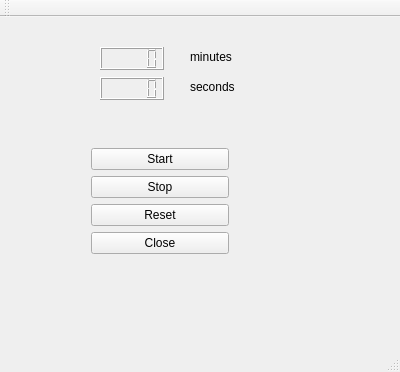
<?xml version="1.0" encoding="UTF-8"?>
<ui version="4.0">
 <class>MainWindow</class>
 <widget class="QMainWindow" name="MainWindow">
  <property name="geometry">
   <rect>
    <x>0</x>
    <y>0</y>
    <width>400</width>
    <height>372</height>
   </rect>
  </property>
  <property name="windowTitle">
   <string>MainWindow</string>
  </property>
  <widget class="QWidget" name="centralWidget">
   <widget class="QLCDNumber" name="lcdNumberMin">
    <property name="geometry">
     <rect>
      <x>100</x>
      <y>30</y>
      <width>64</width>
      <height>23</height>
     </rect>
    </property>
   </widget>
   <widget class="QLCDNumber" name="lcdNumberSec">
    <property name="geometry">
     <rect>
      <x>100</x>
      <y>60</y>
      <width>64</width>
      <height>23</height>
     </rect>
    </property>
   </widget>
   <widget class="QLabel" name="label">
    <property name="geometry">
     <rect>
      <x>190</x>
      <y>30</y>
      <width>63</width>
      <height>20</height>
     </rect>
    </property>
    <property name="text">
     <string>minutes</string>
    </property>
   </widget>
   <widget class="QLabel" name="label_2">
    <property name="geometry">
     <rect>
      <x>190</x>
      <y>60</y>
      <width>63</width>
      <height>20</height>
     </rect>
    </property>
    <property name="text">
     <string>seconds</string>
    </property>
   </widget>
   <widget class="QWidget" name="gridLayoutWidget">
    <property name="geometry">
     <rect>
      <x>80</x>
      <y>120</y>
      <width>160</width>
      <height>132</height>
     </rect>
    </property>
    <layout class="QGridLayout" name="gridLayout">
     <item row="3" column="0">
      <widget class="QPushButton" name="resetButton">
       <property name="text">
        <string>Reset</string>
       </property>
      </widget>
     </item>
     <item row="1" column="0">
      <widget class="QPushButton" name="startButton">
       <property name="text">
        <string>Start</string>
       </property>
      </widget>
     </item>
     <item row="5" column="0">
      <widget class="QPushButton" name="closeButton">
       <property name="text">
        <string>Close</string>
       </property>
      </widget>
     </item>
     <item row="2" column="0">
      <widget class="QPushButton" name="stopButton">
       <property name="text">
        <string>Stop</string>
       </property>
      </widget>
     </item>
    </layout>
   </widget>
  </widget>
  <widget class="QMenuBar" name="menuBar">
   <property name="geometry">
    <rect>
     <x>0</x>
     <y>0</y>
     <width>400</width>
     <height>25</height>
    </rect>
   </property>
  </widget>
  <widget class="QToolBar" name="mainToolBar">
   <attribute name="toolBarArea">
    <enum>TopToolBarArea</enum>
   </attribute>
   <attribute name="toolBarBreak">
    <bool>false</bool>
   </attribute>
  </widget>
  <widget class="QStatusBar" name="statusBar"/>
 </widget>
 <layoutdefault spacing="6" margin="11"/>
 <resources/>
 <connections/>
</ui>
